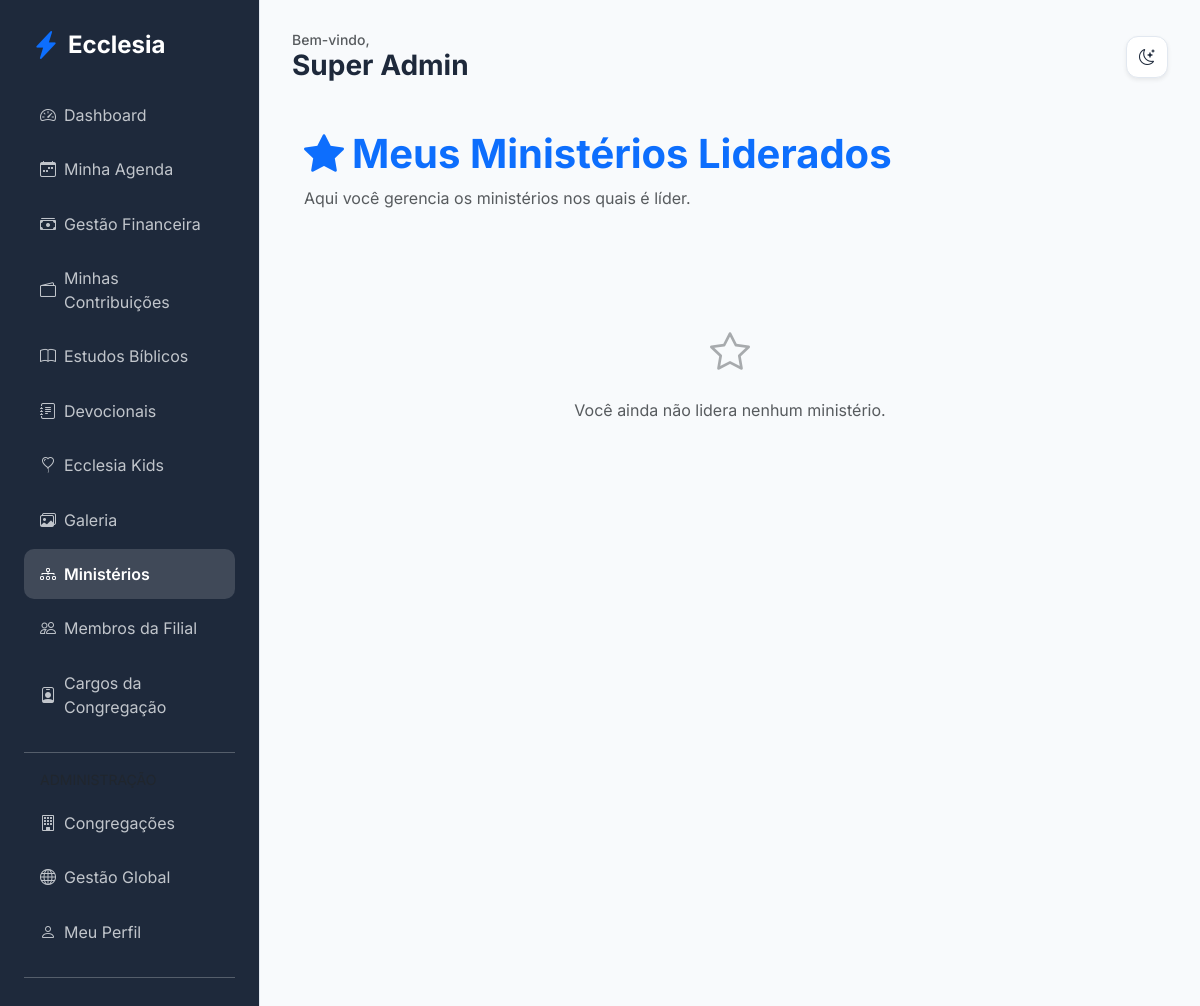
The app's page /members/ministries/led-by-me (signed in), older data.
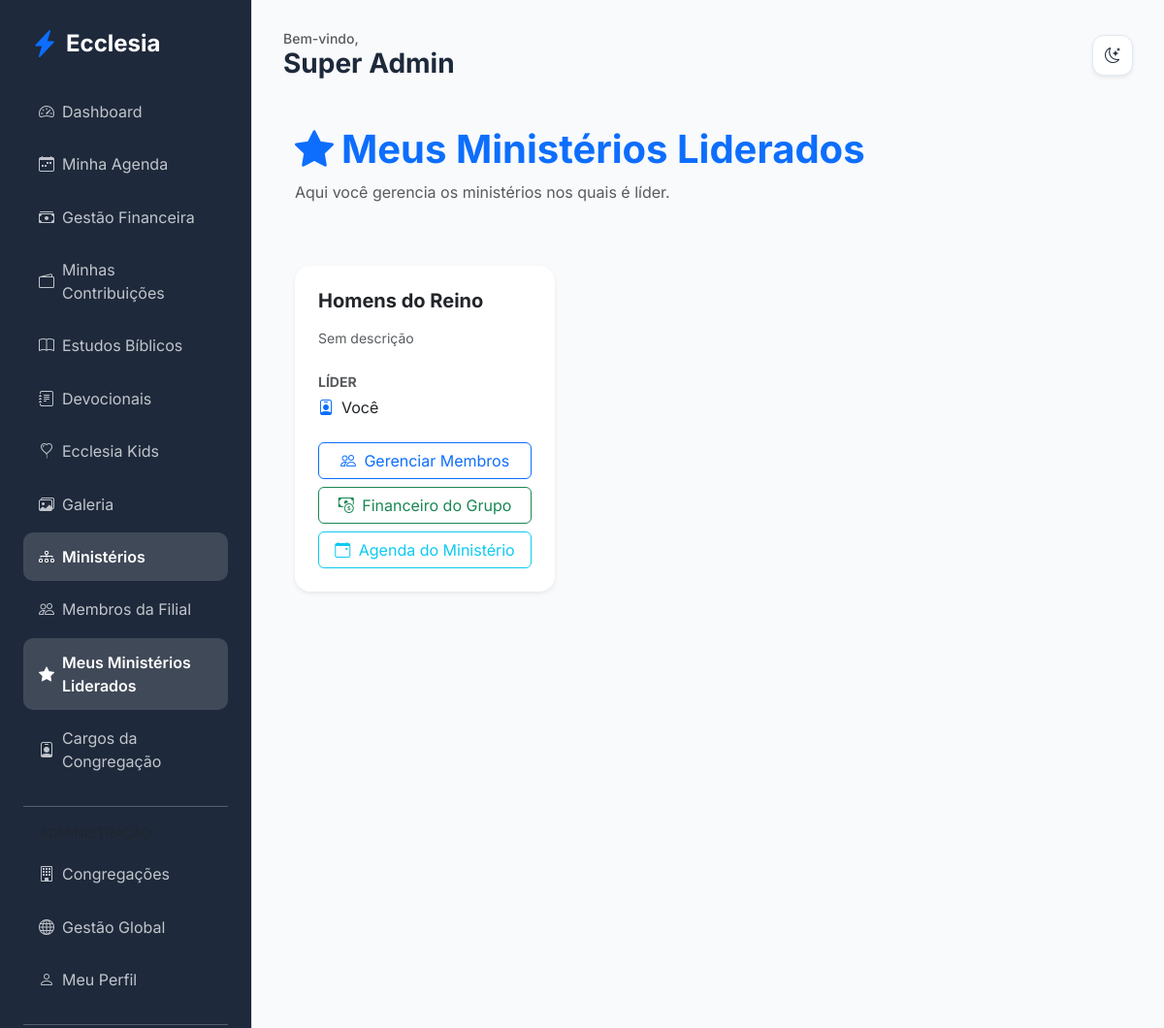
The same page, newer data.
### app/core/models.py (models this page shows)
class Ministry(db.Model):
    id = db.Column(db.Integer, primary_key=True)
    name = db.Column(db.String(100), nullable=False)
    description = db.Column(db.Text)
    church_id = db.Column(db.Integer, db.ForeignKey('church.id'))
    leader_id = db.Column(db.Integer, db.ForeignKey('user.id'), nullable=True)
    events = db.relationship('Event', backref='ministry', lazy=True)
    leader = db.relationship('User', foreign_keys=[leader_id])
    transactions = db.relationship('MinistryTransaction', backref='ministry', lazy=True)

### app/modules/members/routes.py (the view)
@members_bp.route('/ministries/led-by-me')
@login_required
def my_led_ministries():
    led_ministries = Ministry.query.filter_by(leader_id=current_user.id).all()
    return render_template('members/my_led_ministries.html', led_ministries=led_ministries)

### app/templates/members/my_led_ministries.html
{% extends "base.html" %}
{% block content %}
<div class="container py-4">
    <div class="d-flex justify-content-between align-items-center mb-5">
        <div>
            <h1 class="fw-bold text-primary"><i class="bi bi-star-fill me-2"></i>Meus Ministérios Liderados</h1>
            <p class="text-muted">Aqui você gerencia os ministérios nos quais é líder.</p>
        </div>
    </div>
    <div class="row g-4">
        {% for ministry in led_ministries %}
        <div class="col-md-6 col-lg-4">
            <div class="card h-100 border-0 shadow-sm">
                <div class="card-body p-4">
                    <h5 class="fw-bold mb-3">{{ ministry.name }}</h5>
                    <p class="text-muted small mb-4">{{ ministry.description or 'Sem descrição' }}</p>
                    <div class="mb-4">
                        <label class="small fw-bold text-muted d-block mb-1">LÍDER</label>
                        <div class="d-flex align-items-center">
                            <i class="bi bi-person-badge me-2 text-primary"></i>
                            <span>Você</span>
                        </div>
                    </div>
                    <div class="d-grid gap-2">
                        <a href="{{ url_for('members.ministry_manage_members', ministry_id=ministry.id) }}" class="btn btn-outline-primary">
                            <i class="bi bi-people me-1"></i> Gerenciar Membros
                        </a>
                        <a href="{{ url_for('finance.ministry_finance', ministry_id=ministry.id) }}" class="btn btn-outline-success">
                            <i class="bi bi-cash-coin me-1"></i> Financeiro do Grupo
                        </a>
                        <a href="{{ url_for('members.ministry_agenda', ministry_id=ministry.id) }}" class="btn btn-outline-info">
                            <i class="bi bi-calendar-event me-1"></i> Agenda do Ministério
                        </a>
                    </div>
                </div>
            </div>
        </div>
        {% else %}
        <div class="col-12 text-center py-5">
            <i class="bi bi-star fs-1 text-muted opacity-50 d-block mb-3"></i>
            <p class="text-muted">Você ainda não lidera nenhum ministério.</p>
        </div>
        {% endfor %}
    </div>
</div>
{% endblock %}

Row changes from the older to the newer data that the page shows:
added Ministry: name "Homens do Reino", description "Sem descrição"
Text that changed along with them:
text no longer shown: "Você ainda não lidera nenhum ministério."
text now shown: "Meus Ministérios Liderados"
